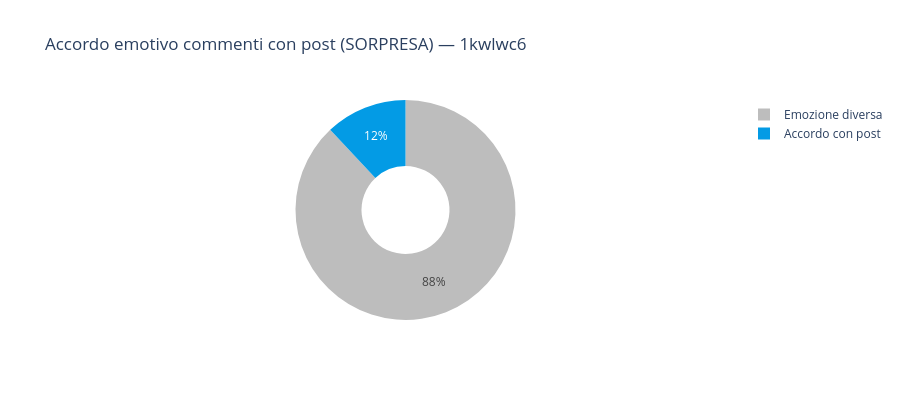

This figure's notebook cell:
### Markdown cell above
## Accordo/disaccordo tra post e commenti

Verifichiamo se l'emozione del post coincide con quella prevalente nei commenti.

### Code cell
n_concordi   = (df_results['emozione'] == emo_post).sum()
n_discordi   = len(df_results) - n_concordi
perc_concordi = n_concordi / len(df_results) * 100 if len(df_results) > 0 else 0

print(f'Emozione del post              : {emo_post.upper()}')
print(f'Commenti con stessa emozione   : {n_concordi}/{len(df_results)} ({perc_concordi:.1f}%)')
print(f'Commenti con emozione diversa  : {n_discordi}/{len(df_results)} ({100-perc_concordi:.1f}%)')
print()

# Distribuzione emozioni nei commenti che differiscono dal post
df_discordi = df_results[df_results['emozione'] != emo_post]
if len(df_discordi) > 0:
    print('Emozioni nei commenti discordi:')
    for e, cnt in df_discordi['emozione'].value_counts().items():
        print(f'  {e:<15s}: {cnt}')

# Grafico a torta: accordo vs disaccordo
fig = go.Figure(go.Pie(
    labels=['Accordo con post', 'Emozione diversa'],
    values=[n_concordi, n_discordi],
    marker_colors=[EMOTION_COLORS.get(emo_post, '#FB8C00'), '#BDBDBD'],
    hole=0.4
))
fig.update_layout(
    title=f'Accordo emotivo commenti con post ({emo_post.upper()}) — {POST_ID}',
    height=400
)
fig.show()

### Figure 1 — Plotly figure (JSON) as saved in the notebook; plotly's stock layout.template omitted (floating-point values rounded to 4 significant figures)
{"data": [{"hole": 0.4, "labels": ["Accordo con post", "Emozione diversa"], "marker": {"colors": ["#039BE5", "#BDBDBD"]}, "values": [3, 22], "type": "pie"}], "layout": {"title": {"text": "Accordo emotivo commenti con post (SORPRESA) — 1kwlwc6"}, "height": 400}}
